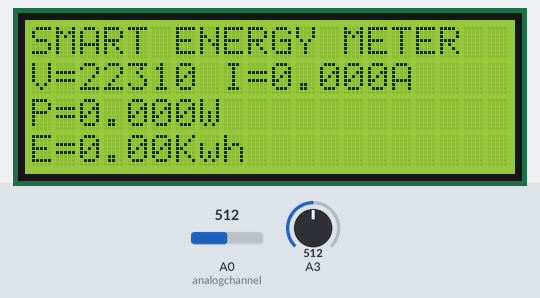
Bench run of a sketch on a simulated Arduino Uno, built with avr-gcc and run on an emulated ATmega328P. On the bench: 20×4 character LCD. The inputs (shaded band) are chosen by the test bench; at power-on: A3 = 512, A0 (analogchannel) = 512.

Above: at 0.3 s.
1.4 s: A3 set to 240
At 3.2 s:
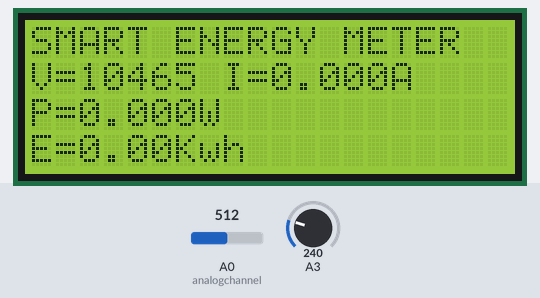
4.4 s: A3 set to 223
At 4.9 s:
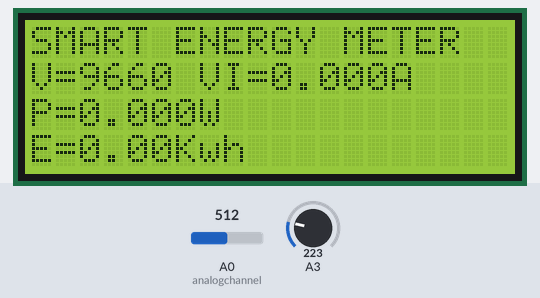
6.0 s: A3 set to 28
At 7.6 s:
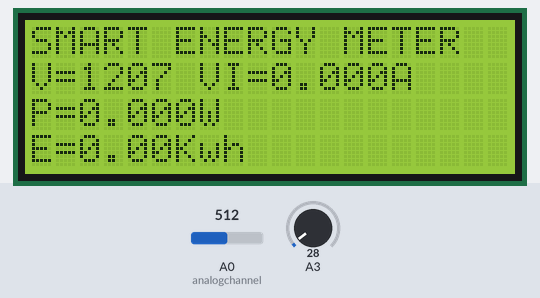
8.2 s: A3 set to 21
At 10.1 s:
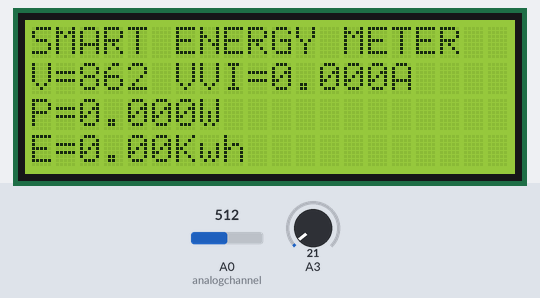
10.4 s: A0 (analogchannel) set to 490
At 11.5 s:
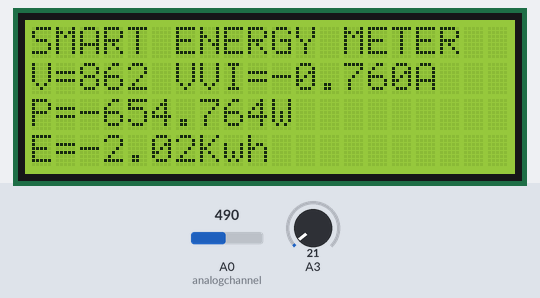
13.4 s: A0 (analogchannel) set to 509
At 14.2 s:
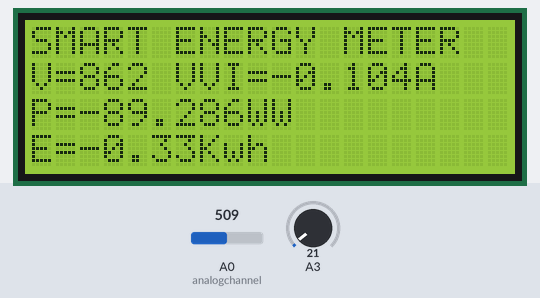
Timing chart, 0 to 16.4 s (numbered marks = the images above; inputs shaded):
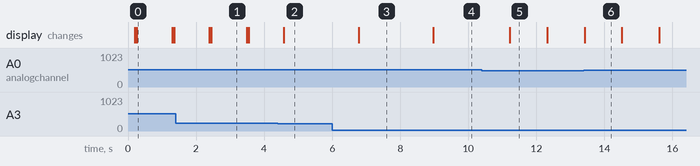

The sketch:

Proteus_simulation_AC_voltage_measure_arduino_3.ino
```cpp
#include <LiquidCrystal.h> //library for LCD

// initialize the library with the numbers of the interface pins
LiquidCrystal lcd(2, 3, 4, 5, 6, 7);

//Measuring Current Using ACS712
 float Power=0;
 float Energy=0;
const int analogchannel = 0; //Connect current sensor with A0 of Arduino
int sensitivity = 100; // use 100 for 20A Module and 66 for 30A Module
float adcvalue= 0;
int offsetvoltage = 2500;
double Voltage = 0; //voltage measuring
double Irms = 0;// Current measuring
// get maximum reading value

//Time calculations
unsigned long CurrentTime;
unsigned long StartTime;
unsigned long ElapsedTime;
void setup() {
 //baud rate
 Serial.begin(9600);//baud rate at which arduino communicates with Laptop/PC
 // set up the LCD's number of columns and rows:
 lcd.begin(20, 4); //LCD order
 // Print a message to the LCD.
 lcd.setCursor(1,1);//Setting cursor on LCD
  delay(100);

}
//Function to measure voltage
uint16_t get_max() {
  uint16_t max_v = 0;
  for(uint8_t i = 0; i < 100; i++) {
    uint16_t r = analogRead(3);  // read from analog channel 3 (A3)
    if(max_v < r) max_v = r;
    delayMicroseconds(200);
  }
  return max_v;
}
void loop() //method to run the source code repeatedly
{

StartTime=millis();
//Introduction
lcd.display();
lcd.setCursor(0,0);//Setting cursor on LCD
lcd.print("SMART ENERGY METER");
//Voltage calculation
char buf[10];
uint32_t Vrms = get_max();
Vrms = Vrms * 1100/1023;
  // calculate the RMS value ( = peak/√2 )
Vrms /= sqrt(2);
Vrms=Vrms*57.5;//Constant
sprintf(buf, "%03u V", Vrms);

lcd.setCursor(0, 1);
lcd.print("V=");//Diplays Vrms
lcd.print(buf);//Display voltage

//Current calculation
unsigned int temp=0;
float maxpoint = 0;
int i=0;

 for(i=0;i<500;i++)
 {
 if(temp = analogRead(analogchannel),temp>maxpoint)
 {
 maxpoint = temp;
 }
 }
 adcvalue = maxpoint;
 Voltage = (adcvalue / 1024.0) * 5000; // Gets you mV
 Irms = ((Voltage - offsetvoltage) / sensitivity);
 Irms = ( Irms ) / ( sqrt(2) );

//Power calculations
Power=Vrms*Irms;
//Energy calculations

Energy=(Power*StartTime)/(1000);
Energy=Energy/3600;
//Display values
 lcd.setCursor(8,1);
 lcd.print("I=");//Display Irms
 lcd.print(Irms,3);
 lcd.print("A"); //unit for the current to be measured

 lcd.setCursor(0,2);
 lcd.print("P=");//Display Prms
 lcd.print(Power,3);
 lcd.print("W"); //unit for the power to be measured

 lcd.setCursor(0,3);
 lcd.print("E=");//Display Energy
 lcd.print(Energy);
 lcd.print("Kwh"); //unit for the Energy to be measured
 delay(1000); //delay of 2.5 sec
}
```

Measured:
- the behaviour switches between 230 and 229 on A3 (found by bisection; images 1 and 2)
- the behaviour switches between 25 and 24 on A3 (found by bisection; images 3 and 4)
- the behaviour switches between 508 and 509 on A0 (analogchannel) (found by bisection; images 5 and 6)
- after the input at 1.4 s, the display: first changes after 0.99 s (image 1 shows a later state)
- after the input at 4.4 s, the display: changes after 0.18 s (image 2)
- after the input at 6.0 s, the display: changes after 0.78 s (image 3)
- after the input at 8.2 s, the display: changes after 0.77 s (image 4)
- after the input at 10.4 s, the display: changes after 0.83 s (image 5)
- after the input at 13.4 s, the display: changes at once (image 6)
